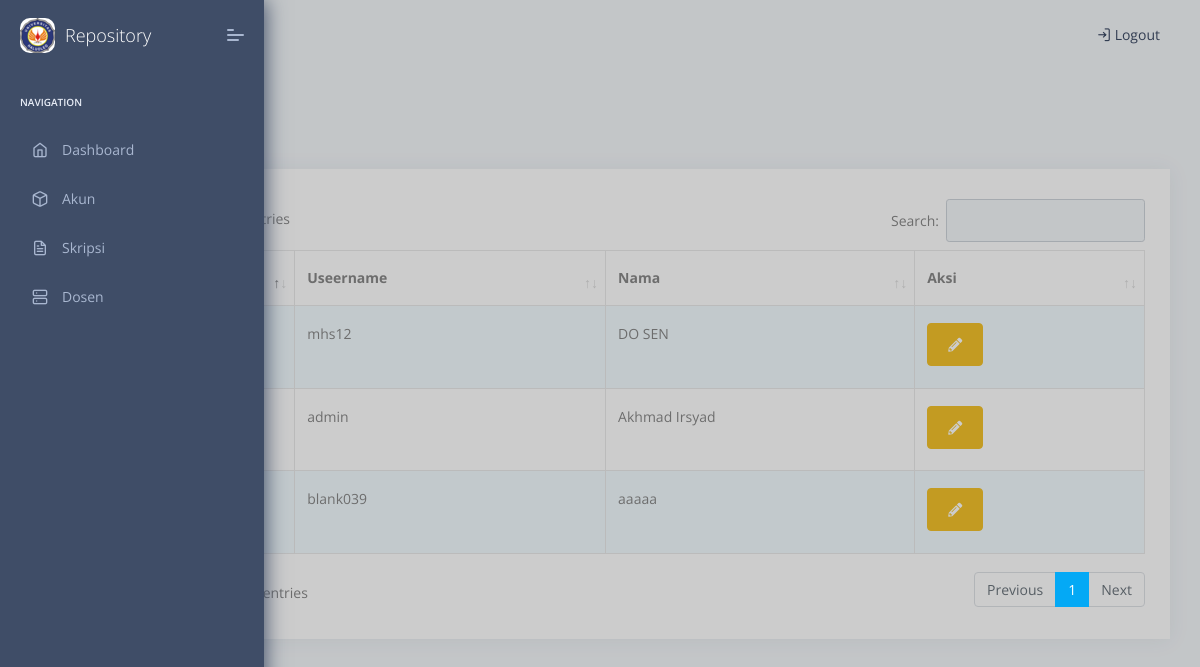
Before: /dosen/ (signed in) with the older database file.
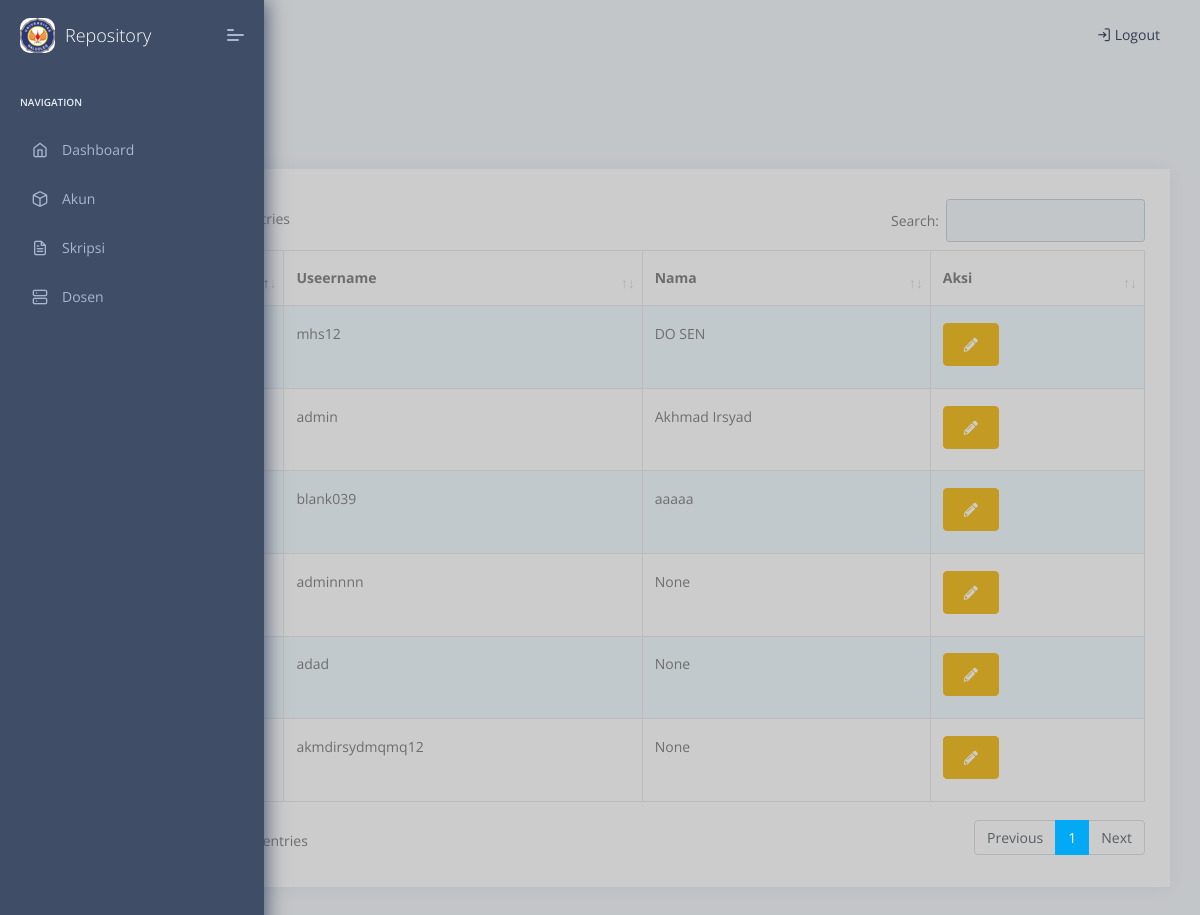
After: the same page with the newer database file.
### web/models.py (models this page shows, shortened)
class dosen(models.Model):
    nama = models.CharField(max_length=50, blank=True, null=True)
    username = models.OneToOneField(User, on_delete=models.CASCADE,  unique=True)
    id_jurusan = models.ForeignKey(
        jurusan, on_delete=models.DO_NOTHING, blank=True, null=True)

class User(AbstractUser):
    USER_TYPE_CHOICES = (
        (1, 'Mahasiswa'),
        (2, 'Dosen'),
        (3, 'Admin'),
    )
    user_type = models.PositiveIntegerField(choices=USER_TYPE_CHOICES, default=1)
    __original_mode = None
    def __init__(self, *args, **kwargs):
        super(User, self).__init__(*args, **kwargs)
        self.__original_mode = self.user_type

### web/views.py (the view)
# urls.py: path('dosen/', views.list_dosen, name='dosen'),
@login_required
@admin_required
def list_dosen(request):
    Data_dosen = dosen.objects.all()
    context = {
        'rows': Data_dosen,
    }
    return render(request, 'web/dosen.html', context)

### templates/web/dosen.html (shortened to what this page needs)
{% extends 'web/base.html' %}
{% load static %}
{% block body %}
                    <div class="page-header">
                        <div class="page-block">
                            <div class="row align-items-center">
                                <div class="col-md-12">
                                    <div class="page-header-title">
                                        <h5 class="m-b-10">Dosen</h5>
                                    </div>
                                    <ul class="breadcrumb">
                                        <li class="breadcrumb-item"><a href="{% url 'index' %}"></a></li>
                                        <li class="breadcrumb-item"><a href="{% url 'dosen' %}">Dosen</a></li>
                                    </ul>
                                </div>
                            </div>
                        </div>
                    </div>
                    <div class="main-body">
                        <div class="page-wrapper">
                            <div class="row">
                                <div class="col-sm-12">
                                    <div class="card">
                                        <div class="card-block">
                                        <div class="table-responsive">
                                            <table id="example" class="table table-striped table-bordered">
                                    <thead>
                                        <tr>
                                            <th>No</th>
                                            <th>Useername</th>
                                            <th>Nama</th>
                                            <th>Aksi</th>
                                        </tr>
                                    </thead>
                                    <tbody>
                                        {% for row in rows %}
                                            <tr>
                                                <td>{{ forloop.counter }}</td>
                                                <td>{{ row.username.username }}</td>
                                                <td>{{ row.nama }}</td>
                                                <td>
                                                    <button type="button" id="update-dosen" class="bs-modal update-dosen btn btn-sm btn-warning" data-form-url="{% url 'update_dosen' row.pk %}">
                                                        <span class="fa fa-pencil-alt"></span>
                                                    </button>
                                                </td>
                                            </tr>
                                        {% endfor %}
                                    </tbody>
                                </table>
                                </div>
                                        </div>
                                    </div>
                                </div>
                            </div>
{% endblock %}

Changed rows visible on the page:
added dosen: username.username "adminnnn", nama "None"
added dosen: username.username "adad", nama "None"
added dosen: username.username "akmdirsydmqmq12", nama "None"
Other visible differences:
text written by a page script: "entries Search: Showing 1 to 3 of 3 entries Previous 1 Next" → "entries Search: Showing 1 to 6 of 6 entries Previous 1 Next"
